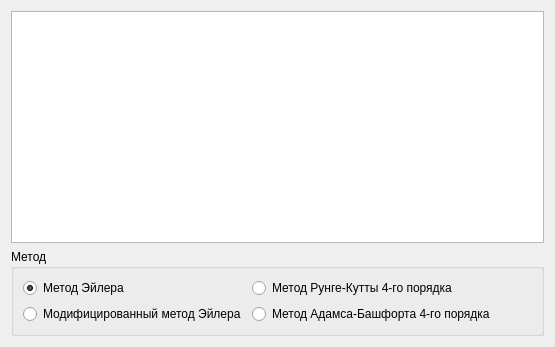
<?xml version="1.0" encoding="UTF-8"?>
<ui version="4.0">
 <class>TabTable</class>
 <widget class="QWidget" name="TabTable">
  <property name="geometry">
   <rect>
    <x>0</x>
    <y>0</y>
    <width>555</width>
    <height>347</height>
   </rect>
  </property>
  <property name="windowTitle">
   <string>Form</string>
  </property>
  <layout class="QVBoxLayout" name="verticalLayout">
   <item>
    <widget class="QTableView" name="tableView"/>
   </item>
   <item>
    <widget class="QGroupBox" name="groupBox">
     <property name="title">
      <string>Метод</string>
     </property>
     <layout class="QFormLayout" name="formLayout">
      <item row="0" column="0">
       <widget class="QRadioButton" name="rbEilers">
        <property name="text">
         <string>Метод Эйлера</string>
        </property>
        <property name="checked">
         <bool>true</bool>
        </property>
       </widget>
      </item>
      <item row="0" column="1">
       <widget class="QRadioButton" name="rbRungeKutta">
        <property name="text">
         <string>Метод Рунге-Кутты 4-го порядка</string>
        </property>
       </widget>
      </item>
      <item row="1" column="0">
       <widget class="QRadioButton" name="rbModEilers">
        <property name="text">
         <string>Модифицированный метод Эйлера</string>
        </property>
       </widget>
      </item>
      <item row="1" column="1">
       <widget class="QRadioButton" name="rbAdams">
        <property name="text">
         <string>Метод Адамса-Башфорта 4-го порядка</string>
        </property>
       </widget>
      </item>
     </layout>
    </widget>
   </item>
  </layout>
 </widget>
 <resources/>
 <connections/>
</ui>
